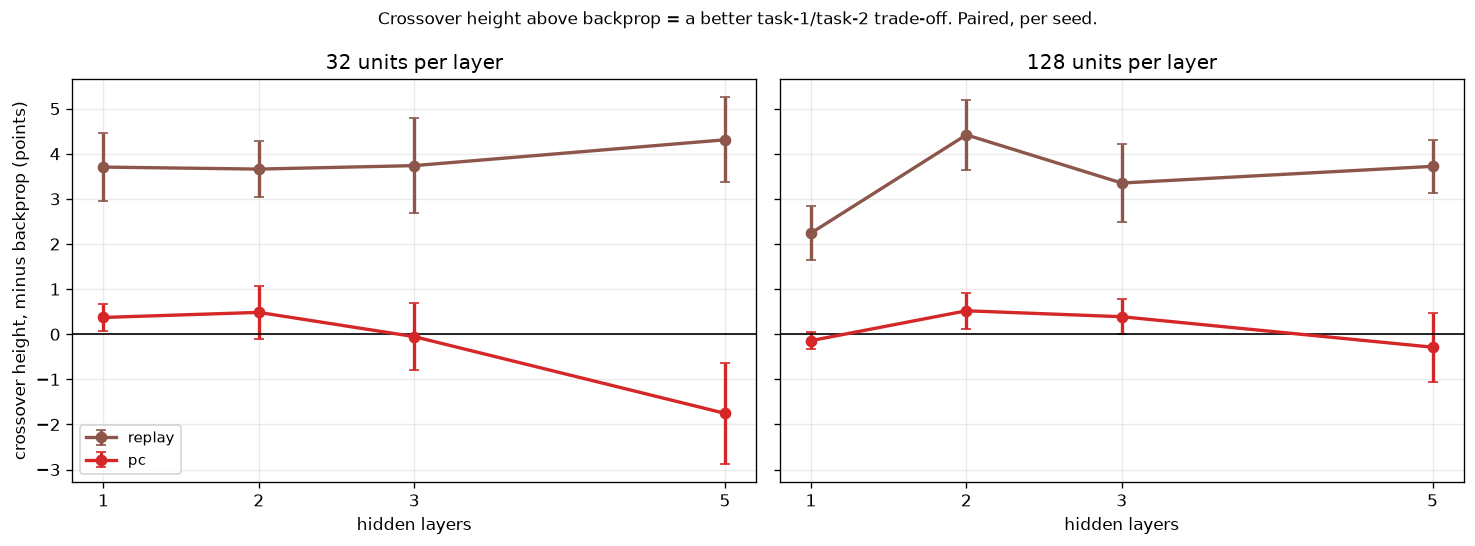

Reproduce this figure in Python.
"""Does predictive coding reduce forgetting once the network is deeper, or wider, or both?

THE LAST EXPERIMENT OF THE A SERIES, and the one that gives Song & Bogacz's claim its best
chance. [R1] report less forgetting under prospective configuration and argue that depth is part
of why. Every comparison in this project so far has run ONE hidden layer of 32 units, which is
the least favourable place to look for either.

WHAT IS SWEPT, AND WHY BOTH AXES
    DEPTH, because [R1]'s mechanism needs somewhere to act. Prospective configuration settles
    hidden activity before computing weight changes; with a single hidden layer, script 55
    measured PC's input-layer update at cos 0.985 with backprop's, so there is very little room
    for it to differ where it matters.

    WIDTH, because H=32 was fixed by script 41 as the smallest width within 1 point of the best,
    and "adequate" is not the same as "roomy". At 32 units both tasks must SHARE the same 32
    hidden dimensions, so some interference is forced by capacity whatever the learning rule
    does. If PC's benefit is about allocating representation rather than protecting it, a tight
    network hides it. Script 41 measured 32 -> 64 as +0.5 points of joint accuracy, so the
    headroom is real but modest; 128 is where its curve flattens.

    Both together, because the interaction is where an effect is most likely to hide, and
    running them as two separate scripts would never measure it.

WHAT THIS FIXES ABOUT SCRIPT 55
    55 ran depths 1-3 with the learning rates script 51 calibrated AT DEPTH 1. Its endpoint
    table then reported PC keeping 14 points more than backprop at depth 3, which was PC being
    slower at an unsuitable rate and travelling less far along a shared curve -- the retention
    curve showed the two superimposed. A feasibility probe for this script confirms the cause
    directly: at depth 5 backprop reaches competence at lr=0.005 while PC does not reach it at
    all below 0.05. A single learning rate cannot serve both.

    So EVERY CELL IS CALIBRATED SEPARATELY. Within each (depth, width) cell each rule gets the
    learning rate that brings it closest to a common time-to-competence on task 1, measured on
    task 1 alone before task 2 exists, exactly as script 51 does.

THE THREE GATES THIS RUN MUST PASS BEFORE ITS NUMBERS MEAN ANYTHING
    Each one is a mistake this project has already made, so each is checked rather than assumed.

      1. matched task-1 competence   every rule enters task 2 at the same standard. Reported.
      2. matched task-2 competence   both tasks stop on ACCURACY, and the task-2 threshold is
                                     MEASURED per cell under this script's own cap -- script 53
                                     inherited a threshold from a shorter run twice and was
                                     void both times. A cell whose rules end at different
                                     task-2 accuracies is not a comparison and is flagged, as
                                     script 58's legacy cells should have been.
      3. paired against backprop     rules share the class split and the initialisation at a
                                     given seed, so the comparison is per seed. On script 53's
                                     runs, group means put the POSITIVE CONTROL at 0.7 sem and
                                     read as failure; paired, the same runs give 5.1 sem.

    Replay is the positive control and must separate. If it does not, the cell is unreadable.

    EqProp is not run. It costs ~350x backprop per update, script 57 found it consistently worse
    than backprop, and [R1]'s claim is about prospective configuration.

READINGS COMMITTED BEFORE RUNNING
    If PC separates from backprop at some depth or width and not at 1x32, the earlier null
    results were a property of the network we chose, not of the rule, and the whole comparison
    should move to that size.
    If PC stays within a couple of points of backprop everywhere while replay separates in every
    cell, then PC does not reduce forgetting in this task family at any size tried -- which,
    given scripts 52, 53, 56 and 57 all agree, is the result the project reports.
    If the effect appears only in the widest and deepest cell, treat it as a lead needing its
    own replication rather than a finding, because that is the cell with the fewest constraints
    on it.
"""
import sys
import time
from pathlib import Path

ROOT = Path(__file__).resolve().parents[1]
sys.path.insert(0, str(ROOT))                      # make `src` importable from anywhere

import numpy as np

from src.protocol import PROTOCOL, load, run, replace, figure_path as _figure_path, \
    array_path as _array_path
from src.metrics import paired_diff, crossover
from src.plotting import plot_retention_curve

SMOKE = "--smoke" in sys.argv


def _tag(f, suffix):
    own = Path(f).resolve() == Path(__file__).resolve()
    return (suffix + "_SMOKE").lstrip("_") if (SMOKE and own) else suffix


def figure_path(f, suffix=""):
    return _figure_path(f, _tag(f, suffix))


def array_path(f, suffix=""):
    return _array_path(f, _tag(f, suffix))


# ---------------------------------------------------------------- settings
DEPTHS = [1, 2, 3, 5]
WIDTHS = [32, 128]
METHODS = ["backprop", "replay", "pc"]
SEEDS = 5
CAL_SEEDS = 2                   # the calibration only needs to rank learning rates
EVAL_EVERY = 20
T1_THRESHOLD = 0.90
STOP_PATIENCE = 3
MAX_ITERS = 2500
TARGET_STEPS = 420              # the common time-to-competence, as in script 51
PC_STEPS = 50                   # verified fully settled by script 50 (needs <= 18 at 1x32)
COLORS = {"backprop": "tab:gray", "replay": "tab:brown", "pc": "tab:red"}

# PC needs a HIGHER rate as depth grows -- the feasibility probe found it unable to reach
# competence at depth 5 below 0.05, where backprop gets there at 0.005. The grid spans both.
LR_GRID = [0.005, 0.01, 0.02, 0.05, 0.1, 0.2]

if SMOKE:
    DEPTHS, WIDTHS, SEEDS, CAL_SEEDS = [1, 2], [32], 2, 1
    MAX_ITERS, TARGET_STEPS, LR_GRID = 120, 60, [0.02, 0.05]
    print("--smoke: tiny budget, results are NOT meaningful\n")

CELLS = [(d, w) for w in WIDTHS for d in DEPTHS]
print(f"depth x width factorial: {[f'{d}x{w}' for d, w in CELLS]}")
print(f"  {SEEDS} seeds | task 1 to {T1_THRESHOLD:.0%} | task 2 threshold measured per cell\n")


def settle_kw(m):
    return dict(steps=PC_STEPS) if m == "pc" else {}


def base_for(d, w):
    return replace(PROTOCOL, hidden=w, n_layers=d, scenario="domain_il",
                   stop_patience=STOP_PATIENCE, max_iters_per_task=MAX_ITERS,
                   eval_every=EVAL_EVERY, seeds=SEEDS)


def calibrate(b, data):
    """Per-rule learning rate bringing task-1 time-to-competence closest to TARGET_STEPS.

    Measured on task 1 ALONE, before task 2 exists, so it cannot be tuned on the forgetting
    result. Only rates reaching threshold on EVERY calibration seed are eligible -- one seed
    failing is an unstable rate, not a fast one."""
    out = {}
    for m in METHODS:
        best, best_d = None, np.inf
        for lr in LR_GRID:
            p = replace(b, stop_threshold=T1_THRESHOLD, lr={m: lr})
            steps = []
            for s in range(CAL_SEEDS):
                o = run(p, m, s, data=data, tasks=[p.tasks(s)[0]], **settle_kw(m))
                steps.append(o["switches"][0] if o["reached"][0] else np.nan)
            if not np.isfinite(steps).all():
                continue
            dist = abs(np.log(np.mean(steps) / TARGET_STEPS))
            if dist < best_d:
                best, best_d = lr, dist
        out[m] = best
    return out


def ceiling(b, lrs, data):
    """Highest task-2 accuracy the slowest rule reaches under THIS cell's cap.

    Measured here, not inherited: script 53 twice took a "ceiling" from a shorter run and set a
    threshold that was either unreachable or so low that no forgetting had happened yet. A
    ceiling measured under a budget is not a ceiling."""
    tops = []
    for m in ["backprop", "replay"]:
        p = replace(b, stop_threshold=[T1_THRESHOLD, None], lr={m: lrs[m]})
        for s in range(CAL_SEEDS):
            o = run(p, m, s, data=data, **settle_kw(m))
            c = o["curves"]["argmax"] * 100
            i = int(np.argmin(np.abs(np.asarray(o["steps"]) - o["switches"][0])))
            tops.append(float(c[i:, 1].max()))
    return min(tops)


# ---------------------------------------------------------------- run
REPLOT = "--replot" in sys.argv and Path(array_path(__file__)).exists()

if REPLOT:
    z = np.load(array_path(__file__), allow_pickle=True)
    kept = {tuple(k) + (m,): z[f"kept_{k[0]}x{k[1]}_{m}"] for k in z["cells"].tolist() for m in METHODS}
    xover = {tuple(k) + (m,): z[f"xh_{k[0]}x{k[1]}_{m}"] for k in z["cells"].tolist() for m in METHODS}
    t2end = {tuple(k) + (m,): z[f"t2_{k[0]}x{k[1]}_{m}"] for k in z["cells"].tolist() for m in METHODS}
    lrs_all = z["lrs"].item()
    thr = z["thresholds"].item()
    segs = {}
    print("--replot: redrawing from saved arrays, no training\n")
else:
    data = load(replace(PROTOCOL, hidden=32, scenario="domain_il"))
    kept, t2end, segs, lrs_all, thr, xover = {}, {}, {}, {}, {}, {}
    t0 = time.perf_counter()

    for (d, w) in CELLS:
        b = base_for(d, w)
        lrs = calibrate(b, data)
        if any(v is None for v in lrs.values()):
            miss = [m for m, v in lrs.items() if v is None]
            print(f"  {d}x{w}: {', '.join(miss)} reached {T1_THRESHOLD:.0%} at NO rate on the "
                  f"grid -- cell skipped, widen LR_GRID")
            continue
        lrs_all[(d, w)] = lrs
        T2 = float(np.floor((ceiling(b, lrs, data) - 3.0) / 5.0) * 5.0 / 100.0)
        thr[(d, w)] = T2
        print(f"  {d}x{w}  lr " + ", ".join(f"{m} {lrs[m]:g}" for m in METHODS)
              + f"  | task 2 stops at {T2:.0%}   [{time.perf_counter()-t0:5.0f}s]")

        for m in METHODS:
            p = replace(b, stop_threshold=[T1_THRESHOLD, T2], lr={m: lrs[m]})
            ks, t2s, sg, xs = [], [], [], []
            for s in range(SEEDS):
                o = run(p, m, s, data=data, **settle_kw(m))
                c = o["curves"]["argmax"]
                i = int(np.argmin(np.abs(np.asarray(o["steps"]) - o["switches"][0])))
                ks.append(c[-1, 0] * 100)
                t2s.append(c[-1, 1] * 100)
                sg.append(c[i:, :])
                # CROSSOVER HEIGHT: the accuracy where the two curves meet. A geometric feature
                # of the retention curve -- the point where it crosses y=x -- so it depends on
                # neither the budget nor the threshold, and it is invariant to a uniform time
                # rescaling. Endpoint retention is a sample of that curve at whichever threshold
                # happened to be chosen, which is why it is both noisier and less comparable.
                # It is also the metric experiment 12 was read on.
                r = crossover(o["steps"], c[:, 0] * 100, c[:, 1] * 100,
                              after=o["switches"][0])
                xs.append(r[1] if r[1] is not None else np.nan)
            kept[(d, w, m)], t2end[(d, w, m)], segs[(d, w, m)] = ks, t2s, sg
            xover[(d, w, m)] = xs
            print(f"      {m:9s} task 1 kept {np.mean(ks):5.1f}%   task 2 {np.mean(t2s):5.1f}%"
                  f"   [{time.perf_counter()-t0:5.0f}s]")

done = sorted({(d, w) for (d, w, m) in kept})

# ---------------------------------------------------------------- readings
print(f"\n  GATE: is each cell a comparison? task-2 accuracy must match across rules.\n")
valid = {}
for (d, w) in done:
    t2 = {m: np.mean(t2end[(d, w, m)]) for m in METHODS}
    gap = max(t2.values()) - min(t2.values())
    valid[(d, w)] = gap <= 10.0
    print(f"    {d}x{w:<4d} " + ", ".join(f"{m} {v:.0f}%" for m, v in t2.items())
          + f"   spread {gap:4.1f}  " + ("ok" if valid[(d, w)] else "INVALID, not a comparison"))

# CROSSOVER HEIGHT IS THE PRIMARY METRIC, and endpoint retention is descriptive only.
# Retention at the stopping point is a SAMPLE of the retention curve, taken wherever the task-2
# threshold happened to land -- change the threshold and the number changes. Crossover height is
# a geometric feature of that same curve, the point where it crosses y = x, so no threshold and
# no budget enters it and it is invariant to a uniform rescaling of time. It is also the metric
# experiment 12 was read on, so it is the one that has to be compared against it.
#
# The difference is not academic. Across scripts 52/53/56/57 the paired retention difference put
# PC at 0.3-1.5 sem and read as no effect, while paired CROSSOVER put PC at +1.29 (3.7 sem) and
# +3.00 (2.2 sem) in Class-IL. The metric was hiding a real, small effect.
res, res_kept = {}, {}
for label, src, store in [("CROSSOVER HEIGHT (primary)", xover, res),
                          ("endpoint retention (descriptive)", kept, res_kept)]:
    print(f"\n  PAIRED {label}, against backprop, per seed\n")
    print(f"  {'cell':>8s} " + " ".join(f"{m:>22s}" for m in METHODS if m != "backprop"))
    for (d, w) in done:
        row = []
        for m in METHODS:
            if m == "backprop":
                continue
            dd, sd, n = paired_diff(src[(d, w, m)], src[(d, w, "backprop")])
            store[(d, w, m)] = (dd, sd, n)
            row.append(f"{dd:+6.2f} +-{sd:5.2f} {n:4.1f}sem" + ("*" if n > 2 else " "))
        print(f"  {d}x{w:<4d}  " + " ".join(f"{r:>22s}" for r in row)
              + ("" if valid[(d, w)] else "   <- cell invalid"))
    print("   * = separated at 2 sem")

ok_cells = [c for c in done if valid[c]]
rep_ok = [c for c in ok_cells if res[(c[0], c[1], "replay")][2] > 2]
pc_win = [c for c in ok_cells if res[(c[0], c[1], "pc")][0] > 0
          and res[(c[0], c[1], "pc")][2] > 2]
print(f"\n  VERDICT")
print(f"    positive control separates in {len(rep_ok)}/{len(ok_cells)} valid cells")
if not rep_ok:
    print("    Replay does not separate anywhere. Nothing here can be interpreted.")
elif pc_win:
    print(f"    PC separates FROM backprop, in the right direction, at: "
          + ", ".join(f"{d}x{w}" for d, w in pc_win))
    print("    The earlier nulls were a property of the network size, not of the rule. Move the"
          "\n    comparison to that size and replicate before treating it as a finding.")
else:
    print("    PC does not beat backprop in ANY valid cell, while replay separates. Depth and"
          "\n    width do not rescue it: taken with scripts 52, 53, 56 and 57, PC does not reduce"
          "\n    forgetting in this task family at any size tried.")

# ---------------------------------------------------------------- figures
if segs:
    for (d, w) in [c for c in done if c in {(min(DEPTHS), min(WIDTHS)), (max(DEPTHS), max(WIDTHS))}]:
        plot_retention_curve(
            {m: segs[(d, w, m)] for m in METHODS}, METHODS,
            figure_path(__file__, f"retention_{d}x{w}"), colors=COLORS,
            chance=1.0 / PROTOCOL.classes_per_task, threshold=thr[(d, w)],
            title=f"{d} hidden layer(s) x {w} units — task 1 retained against task-2 progress",
        )

import matplotlib.pyplot as plt
fig, ax = plt.subplots(1, len(WIDTHS), figsize=(6.2 * len(WIDTHS), 4.6), sharey=True,
                       squeeze=False)
for a, w in zip(ax[0], WIDTHS):
    for m in METHODS:
        if m == "backprop":
            continue
        xs = [d for d in DEPTHS if (d, w) in done]
        ys = [res[(d, w, m)][0] for d in xs]
        es = [res[(d, w, m)][1] for d in xs]
        if xs:
            a.errorbar(xs, ys, yerr=es, marker="o", capsize=3, lw=2, color=COLORS[m], label=m)
    a.axhline(0, color="k", lw=1)
    a.set_title(f"{w} units per layer")
    a.set_xlabel("hidden layers")
    a.set_xticks(DEPTHS)
    a.grid(alpha=0.25)
ax[0][0].set_ylabel("crossover height, minus backprop (points)")
ax[0][0].legend(fontsize=9)
fig.suptitle("Crossover height above backprop = a better task-1/task-2 trade-off. "
             "Paired, per seed.", fontsize=10)
fig.tight_layout()
fig.savefig(figure_path(__file__), dpi=120, bbox_inches="tight")
print(f"\nsaved {figure_path(__file__)}")

np.savez(array_path(__file__), cells=np.asarray(done), methods=np.asarray(METHODS),
         lrs=lrs_all, thresholds=thr,
         **{f"kept_{d}x{w}_{m}": np.asarray(kept[(d, w, m)]) for (d, w) in done for m in METHODS},
         **{f"t2_{d}x{w}_{m}": np.asarray(t2end[(d, w, m)]) for (d, w) in done for m in METHODS},
         **{f"xh_{d}x{w}_{m}": np.asarray(xover[(d, w, m)]) for (d, w) in done for m in METHODS})
print(f"saved {array_path(__file__)}")
